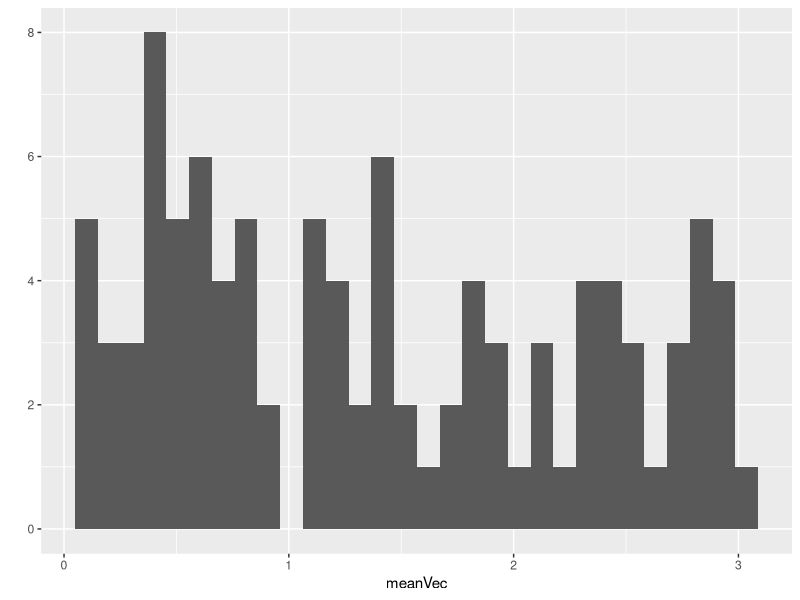

Source code (R):
## ---- chunk 1
knitr::opts_chunk$set(echo = TRUE)
library(tidyverse)
## ---- chunk 2

# ======================================================================
# FUNCTION findZero
# Purpose: find zeros in a vector
# Input: x = vector
# Output: counter
# --------------------------------------------------------------------
findZero <- function(x = NULL) {
  counter <- 0
  for(i in seq_along(x)) {
    if(x[i] == 0) {
      counter <- counter + 1
    }
  }
  return(counter)
}

vec_1 <- c(1, 0, 1, 1, 1, 1, 0, 0, 1, 0, 1, 0)
vec_2 <- findZero(vec_1)
print(vec_2)
## ---- chunk 3
zeros <- length(vec_1[vec_1 == 0])
print(zeros)
## ---- chunk 4

# ======================================================================
# FUNCTION makeMat
# Purpose: make a matrix that is the product of the input
# Input: row = int
#       col = int
# Output: matrix
# --------------------------------------------------------------------
makeMat <- function(row = runif(1, 0, 10), col = runif(1, 0, 10)) {
  mat <- matrix(nrow = row, ncol = col)
  for(i in 1:nrow(mat)) {
    for(j in 1:ncol(mat)) {
      mat[i,j] <- i*j
    }
  }
  return(mat)
}

mat_1 <- makeMat(row = 5, col = 10)
print(mat_1)

## ---- chunk 5
test <- c(rep('Control', 10), rep('Treatment1', 10), rep('Treatment2', 10))
resp <- c(runif(10, 0, 3), runif(10, 4, 7), runif(10, 8, 10))
dat <- data.frame(test, resp)

# ======================================================================
# FUNCTION shuffleData
# Purpose: shuffle response variable data
# Input: data = data frame
# Output: shuffled data frame
# --------------------------------------------------------------------
shuffleData <- function(data = NULL) {
  newResp <- sample(data$resp)
  data$resp <- newResp
  cont <- group_by(data, test)
  meany <- summarize(cont, mean = mean(resp))
  means <- c(resp[1], resp[2], resp[3])
  return(means)
}

means <- shuffleData(dat)
print(means)

meanVec <- rep(NA, 100)
for(i in 1:100) {
  test <- c(rep('Control', 10), rep('Treatment1', 10), rep('Treatment2', 10))
  resp <- c(runif(10, 0, 3), runif(10, 4, 7), runif(10, 8, 10))
  dat <- data.frame(test, resp)
  meanVec[i] <- shuffleData(dat)
}
print(meanVec)

qplot(x = meanVec)

